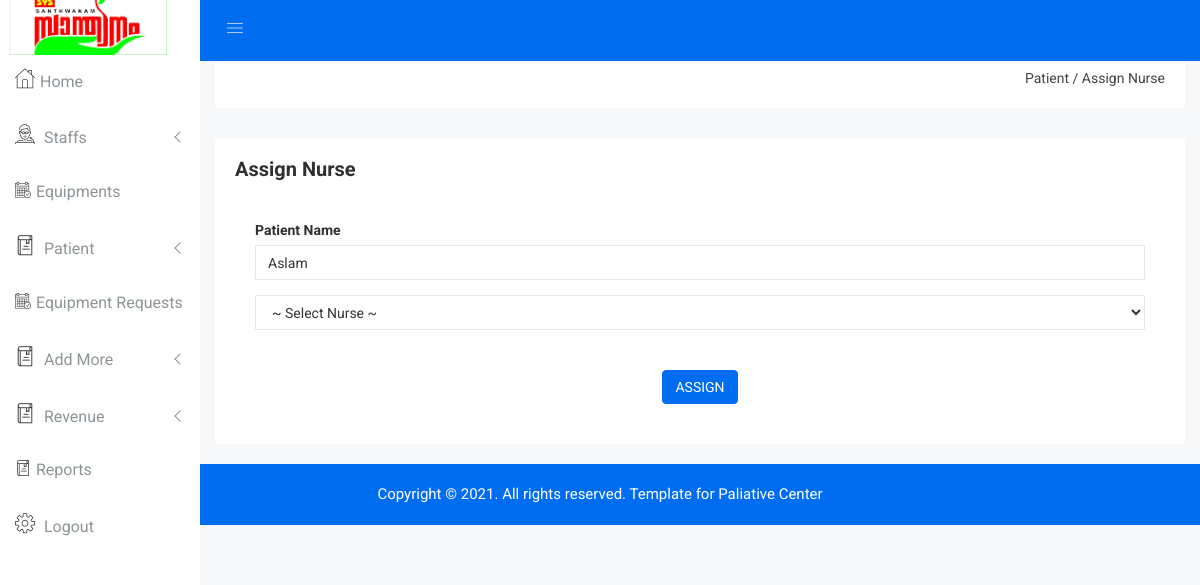
/Admin/assign_nurse.php?id=9876543210, run on an earlier commit of the app's database.
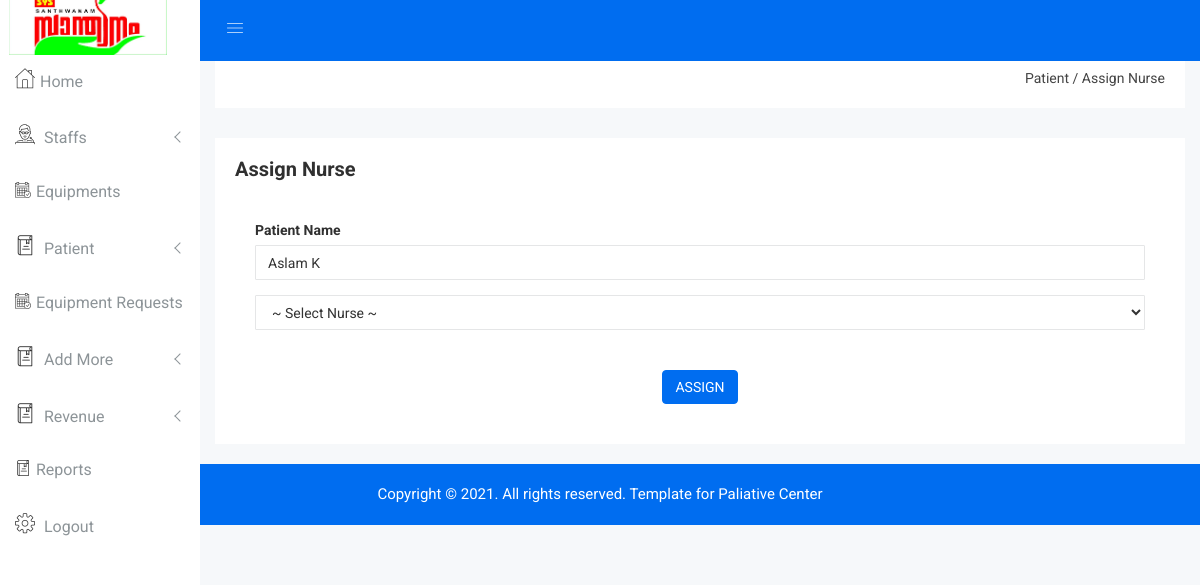
And on a later commit of the database.
### tables this page shows
CREATE TABLE `patient` (
  `pid` int(5) NOT NULL,
  `pname` varchar(30) NOT NULL,
  `mobile` bigint(12) NOT NULL,
  `dob` date NOT NULL,
  `gender` varchar(10) NOT NULL,
  `place` varchar(25) NOT NULL,
  `panchayath` varchar(25) NOT NULL,
  `ward` int(5) NOT NULL,
  `address` varchar(50) NOT NULL,
  `pincode` int(8) NOT NULL,
  `disease` varchar(30) NOT NULL
);

### Admin/assign_nurse.php (the view, shortened to what this page needs)
<?php
include "header.php";
$k=$_GET['id'];
$nm=mysqli_query($con,"select * from patient where mobile='$k' ");
while ($rw4=mysqli_fetch_array($nm))
{
    $name=$rw4['pname'];
}
?>
<div class="breadcome-area">
    <div class="container-fluid">
        <div class="row">
            <div class="col-lg-12 col-md-12 col-sm-12 col-xs-12">
                <div class="breadcome-list single-page-breadcome">
                    <div class="row">
                        <div class="col-lg-6 col-md-6 col-sm-6 col-xs-12">
                        </div>
                        <div class="col-lg-6 col-md-6 col-sm-6 col-xs-12">
                            <ul class="breadcome-menu">
                                <li>Patient</a> <span class="bread-slash">/</span></li>
                                <li><span class="bread-blod">Assign Nurse</span></li>
                            </ul>
                        </div>
                    </div>
                </div>
            </div>
        </div>
    </div>
</div>
</div>
<div class="product-status mg-b-15">
    <div class="container-fluid">
        <div class="row">
            <div class="col-lg-12 col-md-12 col-sm-12 col-xs-12">
                <div class="product-status-wrap">
                    <h4>Assign Nurse</h4>
                    <div class="asset-inner">
                        <div class="row">
                            <div class="col-lg-12 col-md-12 col-sm-12 col-xs-12">
                                <div class="sparkline13-list">
                                    <form method="post">
                                        <f class="sparkline13-graph">
                                            <div class="datatable-dashv1-list custom-datatable-overright">
                                                <div class="form-group-inner">
                                                    <label>Patient Name</label>
                                                    <input readonly class="form-control" value="<?php echo $name?>" style="text-transform: capitalize;background-color:transparent;" />
                                                </div>
                                                <select name="nurse"  class="form-control" id="select1">
                                                    <option disabled selected>~ Select Nurse ~</option>
                                                </select>
                                                <br/>
                                                <br/>
                                                <center><button id="send" type="submit" name="assign" class="btn btn-primary waves-effect waves-light" style="text-transform: uppercase">ASSIGN</button></center>
                                            </div>
                                    </form>
                                </div>
                            </div>
                        </div>
                    </div>
                </div>
            </div>
        </div>
    </div>
</div>
</div>
<?php
include "footer.php";
?>
</body>
</html>

What changed in the data, as far as the page shows it:
changed patient: pname "aslam" → "aslam k"
